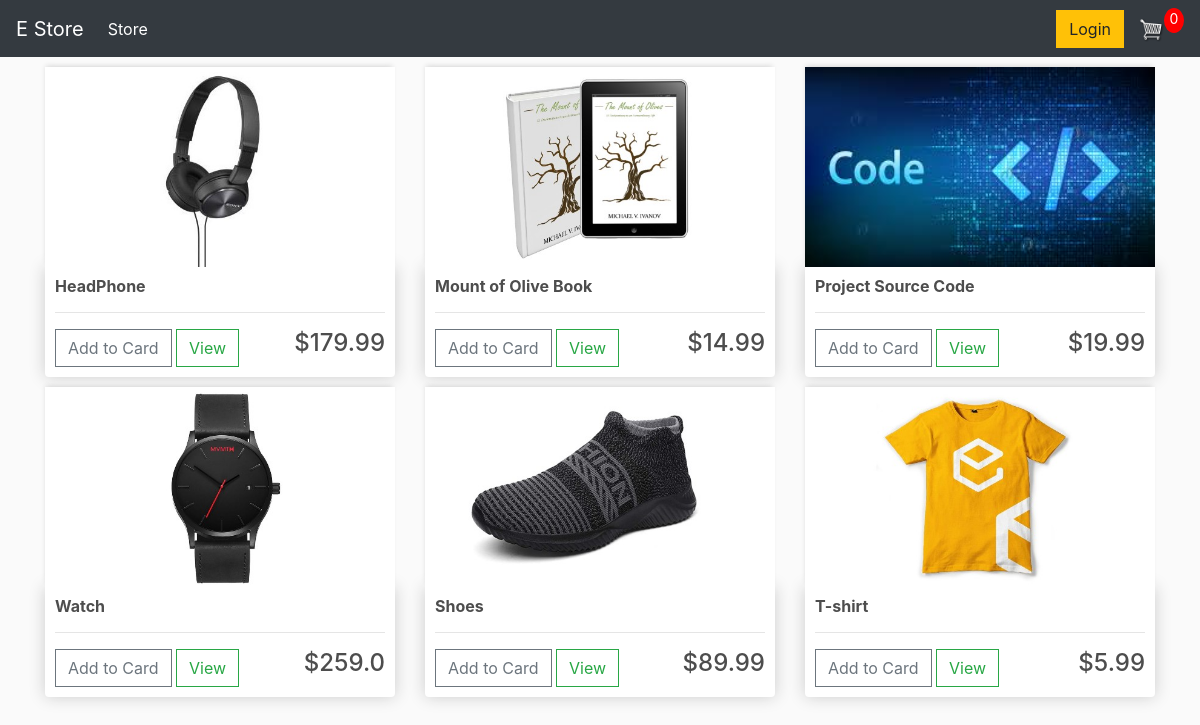
The page / on the database its author committed.
### store/models.py (models this page shows, shortened)
class Product(models.Model):
    name = models.CharField(max_length=200, null=True)
    price = models.FloatField()
    digital = models.BooleanField(default=False,null=True,blank=False)
    image = models.ImageField(null=True, blank=True)
    @property
    def imagURL(self):
        try:
            if self.image != '':
                url = self.image
            else:
                url = 'placeholder.png'
        except:
            url = 'placeholder.png'
        return url

### store/views.py (the view)
# urls.py: path('', include('store.urls'))
def store(request):
    if request.user.is_authenticated:
        customer = request.user.customers
        order, created = Order.objects.get_or_create(customer=customer, complete=False)
        items = order.orderitem_set.all()
        cartItems = order.get_card_item
    else:
        order = {'get_card_total': 0, 'get_card_item': 0, 'shipping': False}
        items = []
        cartItems = order['get_card_item']
    products = Product.objects.all()
    context = {"products":products, "cartItems":cartItems}
    return render(request,'store/store.html',context)

### store/templates/store/store.html
{% extends 'store/main.html' %}
{% load static %}
{% block content %}
     <div class="row">
          {% for product in products%}
          <div class="col-lg-4">
               <img class="thumbnail" src="/images/{{product.imagURL}}">
               <div class="box-element product">
                    <h6><strong>{{product.name}}</strong></h6>
                    <hr>
                    <button data-product={{product.id}} data-action="add" class="btn
                    btn-outline-secondary add-btn update-cart">Add to Card</button>
                    <a href="#" class="btn btn-outline-success">View</a>
                    <h4 style="display:inline-block; float:right">${{product.price}}</h4>
               </div>
          </div>
          {% endfor %}
     </div>
{% endblock content %}

### store/templates/store/main.html (shortened to what this page needs)
<!DOCTYPE html>
{% load static %}
<html lang="en">
<head>
	<link rel="stylesheet" href="https://stackpath.bootstrapcdn.com/bootstrap/4.4.1/css/bootstrap.min.css">
    <link rel="stylesheet" type="text/css" href="{% static 'css/main.css' %}">
</head>
<body>
    <nav class="navbar navbar-expand-lg navbar-dark bg-dark">
      <a class="navbar-brand" href="{% url 'store' %}">E Store</a>
      <div class="collapse navbar-collapse" id="navbarSupportedContent">
        <ul class="navbar-nav mr-auto">
          <li class="nav-item active">
            <a class="nav-link" href="{% url 'store' %}">Store <span class="sr-only">(current)</span></a>
          </li>
        </ul>
          <div class="form-inline my-2 my-lg-0">
            <a href="#"class="btn btn-warning">Login</a>
            <a href="{% url 'cart' %}">
                <img  id="cart-icon" src="{% static 'images/cart.png' %}">
            </a>
            <p id="cart-total">{{cartItems}}</p>
          </div>
      </div>
    </nav>
    <div class="container">
        {% block content%}
        {% endblock content %}
    </div>
</body>
</html>

### static/css/main.css (style rules this page uses)
body { background-color: hsl(0, 0%, 98%); }
h1,h2,h3,h4,h5,h6 { color:hsl(0, 0%, 30%); }
.box-element { box-shadow:hsl(0, 0%, 80%) 0 0 16px; background-color: #fff; border-radius: 4px; padding: 10px; }
.thumbnail { width: 100%; height: 200px; -webkit-box-shadow: -1px -3px 5px -2px rgba(214,214,214,1); -moz-box-shadow: -1px -3px 5px -2px rgba(214,214,214,1); box-shadow: -1px -3px 5px -2px rgba(214,214,214,1); }
.product { border-radius: 0 0 4px 4px; }
#cart-icon { width:25px; display: inline-block; margin-left: 15px; }
#cart-total { display: block; text-align: center; color:#fff; background-color: red; width: 20px; height: 25px; border-radius: 50%; font-size: 14px; }
.col-lg-4, .col-lg-6, .col-lg-8, .col-lg-12 { margin-top: 10px; }
.btn { border-radius: 0; }

### rows shown on the page
Product: imagURL (picture), name "HeadPhone", price "179.99"
Product: imagURL (picture), name "Mount of Olive Book", price "14.99"
Product: imagURL (picture), name "Project Source Code", price "19.99"
Product: imagURL (picture), name "Watch", price "259.0"
Product: imagURL (picture), name "Shoes", price "89.99"
Product: imagURL (picture), name "T-shirt", price "5.99"

### other values the page prints
{{ cartItems }} "0"
